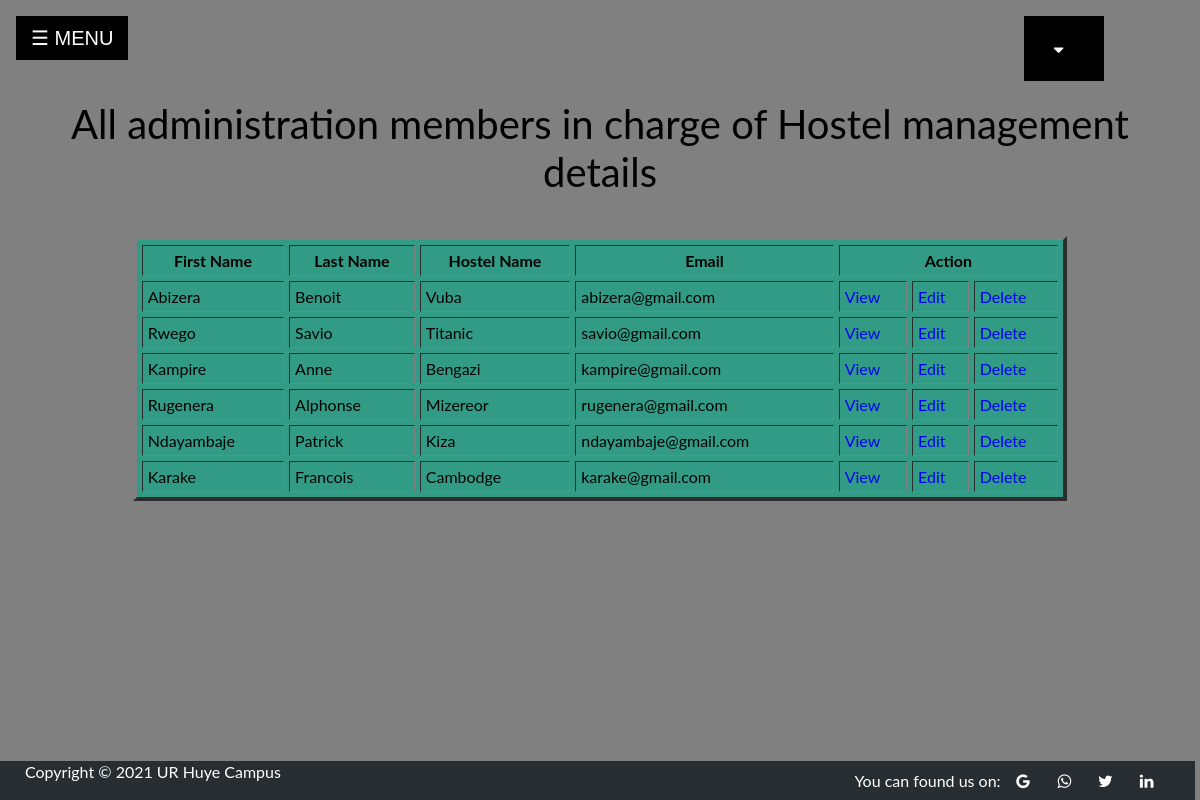
/hostel/retrieve.php, run on the app's committed database.
### tables this page shows
CREATE TABLE `accounts` (
  `id` int(255) NOT NULL,
  `firstname` varchar(255) NOT NULL,
  `lastname` varchar(255) NOT NULL,
  `hostel_name` varchar(30) NOT NULL,
  `email` varchar(50) NOT NULL,
  `password` varchar(60) NOT NULL,
  `date` timestamp NOT NULL DEFAULT current_timestamp() ON UPDATE current_timestamp()
);

### hostel/retrieve.php (the view, shortened to what this page needs)
<!DOCTYPE html>
	<html>
	<head>
	 	</head>
	<body>
<?php
include('sidenav.php');
include('account_logout.php');
?>
<?php
$servername = "localhost";
$username = "root";
$password = "";
$dbname = "usersaccounts";
$conn = mysqli_connect($servername, $username, $password, $dbname);
$sql = "SELECT * FROM accounts";
$result = mysqli_query($conn,$sql);
if(!$result) {
	 echo "Something is wrong".mysqli_error($con);}
	 else{?><center style="font-size: 2.5em;">
	 <p>All administration members in charge of Hostel management details </p>
</center><center>
<table border="4"cellpadding="5" cellspacing="5" style="width: 80%;">
			   <tr>
				  <th>First Name</th>
				  <th>Last Name</th>
				  <th>Hostel Name</th>
				  <th>Email</th>
				  <th colspan="3">Action</th>
			   </tr>
			<?php
    while($row = mysqli_fetch_array($result)) {?>
<tr>
   <td><?php echo $row["firstname"]; ?></td>
   <td><?php echo $row["lastname"]; ?></td>
   <td><?php echo $row["hostel_name"]; ?></td>
   <td><?php echo $row["email"]; ?></td>
  <td><a href="addetails.php?id=<?php echo $row['id']; ?>">View</a></td>
					<td><a href="adUpdate.php?id=<?php echo $row['id']; ?>">Edit</a></td>
					<td><a href="adDelete.php?id=<?php echo $row['id']; ?>">Delete</a></td>
				</tr>
				<?php
			}
			echo "</table> 	</center>";
	   }
?>
<?php
include('footer.php');
?>
</body>
	</html>

### hostel/retrieve.php (style rules this page uses)
table { background-color:rgb(49, 155, 133); }
body { background-color: gray; }
table a { text-decoration: none; }

### hostel/account_logout.php (style rules this page uses)
body { margin:0;font-family:Arial }

### hostel/footer.php (style rules this page uses)
body { font-family: "Lato", sans-serif; }

### data on the page
accounts: firstname "Abizera", lastname "Benoit", hostel_name "Vuba", email "abizera@gmail.com"
accounts: firstname "Rwego", lastname "Savio", hostel_name "Titanic", email "savio@gmail.com"
accounts: firstname "Kampire", lastname "Anne", hostel_name "Bengazi", email "kampire@gmail.com"
accounts: firstname "Rugenera", lastname "Alphonse", hostel_name "Mizereor", email "rugenera@gmail.com"
accounts: firstname "Ndayambaje", lastname "Patrick", hostel_name "Kiza", email "ndayambaje@gmail.com"
accounts: firstname "Karake", lastname "Francois", hostel_name "Cambodge", email "karake@gmail.com"
